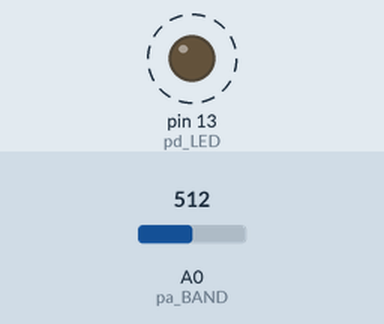
Simulated run of this sketch. Board: Arduino Uno, built with avr-gcc and run on an emulated ATmega328P. Shown: output pins drawn as LEDs (lit = HIGH). Dashed ring = blinking. Inputs (shaded band) come from the test bench; at power-on: A0 (pa_BAND) = 512. Pins used as bus, display or sensor lines are not drawn; what the sketch prints to the serial monitor is not drawn.

Above: at 0.06 s.
Timing chart, 0 to 3.0 s (numbered marks = the images above):
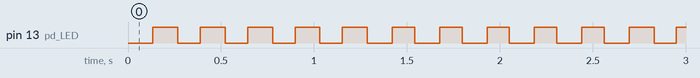

Measured:
- by itself, pin 13 (pd_LED): alternates HIGH for 0.13 s and LOW for 0.13 s

The sketch:

test_MSGEQ7_graphic_equalizer.ino
```cpp
/*
  test_MSGEQ7_graphic_equalizer.ino
  Charles B. Malloch, PhD
  2015-02-12

*/

enum { BAUDRATE = 115200 };
enum { pd_LED = 13 };
enum { pd_STROBE = 10 };
enum { pd_RESET = 9 };
enum { pa_BAND = 0 };

enum { tr_us = 100 + 50 };
enum { trs_us = 72 + 28 };
enum { ts_us = 18 + 10 };
enum { tss_us = 72 + 28 };
enum { to_us = 36 + 14 };

void setup () {

  Serial.begin ( BAUDRATE );
  while ( !Serial && ( millis() < 5000 ) );
  pinMode ( pd_RESET, OUTPUT );
  pinMode ( pd_STROBE, OUTPUT );
  pinMode ( pd_LED, OUTPUT );

}

void loop () {
  int counts = 0;

  digitalWrite ( pd_LED, millis() & 0x80 );

  /*
    Timing diagram in doc is confusing. Looks like RST high, then RST low, then STR high, then read, then STR low.
    Going to try leaving STR high when not in use, and reading while STR is low.
    A third party shows STR is active low.
  */

  digitalWrite ( pd_RESET, 1 );
  digitalWrite ( pd_STROBE, 1 );
  // delayMicroseconds ( ts_us );
  // digitalWrite ( pd_STROBE, 0 );
  // delayMicroseconds ( tr_us - ts_us );
  delayMicroseconds ( tr_us );
  digitalWrite ( pd_RESET, 0 );
  delayMicroseconds ( trs_us );

  for ( int i = 0; i < 7; i++ ) {
    // digitalWrite ( pd_STROBE, 1 );
    // delayMicroseconds ( ts_us );
    digitalWrite ( pd_STROBE, 0 );
    delayMicroseconds ( to_us );

    counts = analogRead ( pa_BAND );
    delayMicroseconds ( tss_us - to_us );

    if ( i > 0 ) {
      Serial.print ( " : " );
    }
    Serial.print ( counts );

    digitalWrite ( pd_STROBE, 1 );
    delayMicroseconds ( ts_us );

  }

  Serial.println ();
  delay ( 10 );
}
```
